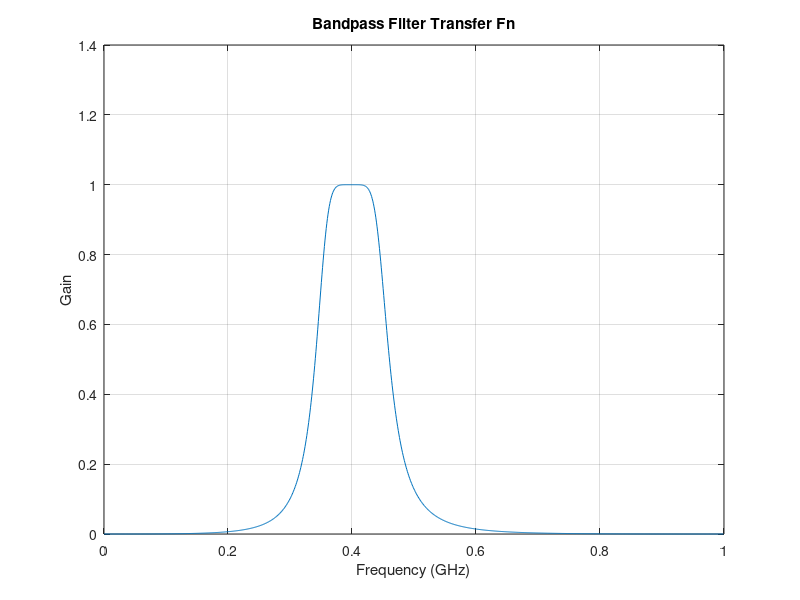

This figure's MATLAB source: (Note: this script raises an error after producing the figure.)
% Creating a bandpass filter
%
% Evert H Rozendaal - emb.prog2000@gmail.com

pkg load signal  % Octave only

% Bandspass filter
fs = 200e+07;     % Sample frequency
fc = 40.0e+07;    % Center frequency
bw = 10.0e+07;    % Bandwidth

bLog = 0;

% Auto adjust scaling
em = floor(log10(fs+bw)/3);
emStr = {'Hz','kHz','MHz','GHz'}
emStr = emStr{em+1};
em    = 10^(em*3);

% Calculate lower and upper cutoff
wl = 2/fs*(fc-bw/2);  % lower band
wh = 2/fs*(fc+bw/2);  % upper band
wn = [wl,wh];

% 6th order Butterworth filter
[B,A] = butter(3,wn);

bins  = 1024;   % Number of bins
[h,w] = freqz(B,A,bins);
freq  = ((0:bins-1)/bins)*(fs/2);

freq = freq / em;

if bLog == 1
  semilogx(freq,20*log10(abs(h)));
  yLine = 20*log10(1/sqrt(2))
else
  plot(freq,abs(h));
  yLine = 1/sqrt(2);
end
grid
title('Bandpass Filter Transfer Fn')
xlabel(['Frequency (' emStr ')']);
ylabel('Gain')

hLine(yLine);
vLine(wn*(freq(2)-freq(1))*bins);


